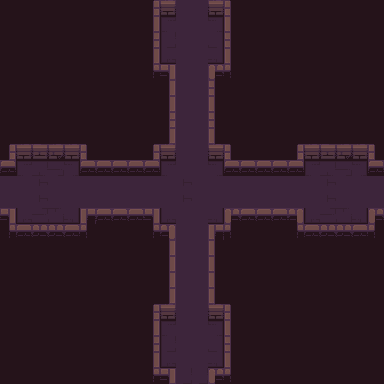

This game map was drawn from its Tiled (.tmx) file and the tilesets committed beside it. A one-line description and the full map source follow:
An orthogonal 24x24 tile map with 16x16 px tiles, 3 tile layers (background, road, wall), 1 hidden layer not drawn and 2 objects.

<map version="1.10" tiledversion="1.10.1" orientation="orthogonal" renderorder="right-down" width="24" height="24" tilewidth="16" tileheight="16" infinite="0" nextlayerid="6" nextobjectid="3">
 <tileset firstgid="1" source="Dungeon_Tileset.tsx" />
 <layer id="1" name="background" width="24" height="24">
  <data encoding="csv">
79,79,79,79,79,79,79,79,79,79,79,79,79,79,79,79,79,79,79,79,79,79,79,79,
79,79,79,79,79,79,79,79,79,79,79,79,79,79,79,79,79,79,79,79,79,79,79,79,
79,79,79,79,79,79,79,79,79,79,79,79,79,79,79,79,79,79,79,79,79,79,79,79,
79,79,79,79,79,79,79,79,79,79,79,79,79,79,79,79,79,79,79,79,79,79,79,79,
79,79,79,79,79,79,79,79,79,79,79,79,79,79,79,79,79,79,79,79,79,79,79,79,
79,79,79,79,79,79,79,79,79,79,79,79,79,79,79,79,79,79,79,79,79,79,79,79,
79,79,79,79,79,79,79,79,79,79,79,79,79,79,79,79,79,79,79,79,79,79,79,79,
79,79,79,79,79,79,79,79,79,79,79,79,79,79,79,79,79,79,79,79,79,79,79,79,
79,79,79,79,79,79,79,79,79,79,79,79,79,79,79,79,79,79,79,79,79,79,79,79,
79,79,79,79,79,79,79,79,79,79,79,79,79,79,79,79,79,79,79,79,79,79,79,79,
79,79,79,79,79,79,79,79,79,79,79,79,79,79,79,79,79,79,79,79,79,79,79,79,
79,79,79,79,79,79,79,79,79,79,79,79,79,79,79,79,79,79,79,79,79,79,79,79,
79,79,79,79,79,79,79,79,79,79,79,79,79,79,79,79,79,79,79,79,79,79,79,79,
79,79,79,79,79,79,79,79,79,79,79,79,79,79,79,79,79,79,79,79,79,79,79,79,
79,79,79,79,79,79,79,79,79,79,79,79,79,79,79,79,79,79,79,79,79,79,79,79,
79,79,79,79,79,79,79,79,79,79,79,79,79,79,79,79,79,79,79,79,79,79,79,79,
79,79,79,79,79,79,79,79,79,79,79,79,79,79,79,79,79,79,79,79,79,79,79,79,
79,79,79,79,79,79,79,79,79,79,79,79,79,79,79,79,79,79,79,79,79,79,79,79,
79,79,79,79,79,79,79,79,79,79,79,79,79,79,79,79,79,79,79,79,79,79,79,79,
79,79,79,79,79,79,79,79,79,79,79,79,79,79,79,79,79,79,79,79,79,79,79,79,
79,79,79,79,79,79,79,79,79,79,79,79,79,79,79,79,79,79,79,79,79,79,79,79,
79,79,79,79,79,79,79,79,79,79,79,79,79,79,79,79,79,79,79,79,79,79,79,79,
79,79,79,79,79,79,79,79,79,79,79,79,79,79,79,79,79,79,79,79,79,79,79,79,
79,79,79,79,79,79,79,79,79,79,79,79,79,79,79,79,79,79,79,79,79,79,79,79
</data>
 </layer>
 <layer id="2" name="road" width="24" height="24">
  <data encoding="csv">
0,0,0,0,0,0,0,0,0,0,0,24,24,0,0,0,0,0,0,0,0,0,0,0,
0,0,0,0,0,0,0,0,0,0,12,24,24,15,0,0,0,0,0,0,0,0,0,0,
0,0,0,0,0,0,0,0,0,0,22,24,24,25,0,0,0,0,0,0,0,0,0,0,
0,0,0,0,0,0,0,0,0,0,32,24,24,35,0,0,0,0,0,0,0,0,0,0,
0,0,0,0,0,0,0,0,0,0,0,19,19,0,0,0,0,0,0,0,0,0,0,0,
0,0,0,0,0,0,0,0,0,0,0,19,19,0,0,0,0,0,0,0,0,0,0,0,
0,0,0,0,0,0,0,0,0,0,0,19,19,0,0,0,0,0,0,0,0,0,0,0,
0,0,0,0,0,0,0,0,0,0,0,19,19,0,0,0,0,0,0,0,0,0,0,0,
0,0,0,0,0,0,0,0,0,0,0,19,19,0,0,0,0,0,0,0,0,0,0,0,
0,0,0,0,0,0,0,0,0,0,0,19,19,0,0,0,0,0,0,0,0,0,0,0,
0,12,13,14,15,0,0,0,0,0,12,24,24,15,0,0,0,0,0,12,13,14,15,0,
24,24,23,24,24,19,19,19,19,19,24,23,24,24,19,19,19,19,19,24,23,24,24,19,
24,24,23,24,24,19,19,19,19,19,24,23,24,24,19,19,19,19,19,24,23,24,24,19,
0,32,33,34,35,0,0,0,0,0,32,24,24,35,0,0,0,0,0,32,33,34,35,0,
0,0,0,0,0,0,0,0,0,0,0,19,19,0,0,0,0,0,0,0,0,0,0,0,
0,0,0,0,0,0,0,0,0,0,0,19,19,0,0,0,0,0,0,0,0,0,0,0,
0,0,0,0,0,0,0,0,0,0,0,19,19,0,0,0,0,0,0,0,0,0,0,0,
0,0,0,0,0,0,0,0,0,0,0,19,19,0,0,0,0,0,0,0,0,0,0,0,
0,0,0,0,0,0,0,0,0,0,0,19,19,0,0,0,0,0,0,0,0,0,0,0,
0,0,0,0,0,0,0,0,0,0,0,19,19,0,0,0,0,0,0,0,0,0,0,0,
0,0,0,0,0,0,0,0,0,0,12,24,24,15,0,0,0,0,0,0,0,0,0,0,
0,0,0,0,0,0,0,0,0,0,22,24,24,25,0,0,0,0,0,0,0,0,0,0,
0,0,0,0,0,0,0,0,0,0,32,24,24,35,0,0,0,0,0,0,0,0,0,0,
0,0,0,0,0,0,0,0,0,0,0,17,17,0,0,0,0,0,0,0,0,0,0,0
</data>
 </layer>
 <layer id="3" name="wall" width="24" height="24">
  <data encoding="csv">
0,0,0,0,0,0,0,0,0,1,2,0,0,5,6,0,0,0,0,0,0,0,0,0,
0,0,0,0,0,0,0,0,0,11,0,0,0,0,16,0,0,0,0,0,0,0,0,0,
0,0,0,0,0,0,0,0,0,21,0,0,0,0,26,0,0,0,0,0,0,0,0,0,
0,0,0,0,0,0,0,0,0,31,0,0,0,0,36,0,0,0,0,0,0,0,0,0,
0,0,0,0,0,0,0,0,0,41,54,0,0,55,46,0,0,0,0,0,0,0,0,0,
0,0,0,0,0,0,0,0,0,0,11,0,0,26,0,0,0,0,0,0,0,0,0,0,
0,0,0,0,0,0,0,0,0,0,11,0,0,16,0,0,0,0,0,0,0,0,0,0,
0,0,0,0,0,0,0,0,0,0,21,0,0,26,0,0,0,0,0,0,0,0,0,0,
0,0,0,0,0,0,0,0,0,0,31,0,0,36,0,0,0,0,0,0,0,0,0,0,
1,2,3,4,5,6,0,0,0,1,2,0,0,5,6,0,0,0,1,2,3,4,5,6,
42,0,0,0,0,42,42,42,42,42,0,0,0,0,42,42,42,42,42,0,0,0,0,42,
0,0,0,0,0,0,0,0,0,0,0,0,0,0,0,0,0,0,0,0,0,0,0,0,
0,0,0,0,0,0,0,0,0,0,0,0,0,0,0,0,0,0,0,0,0,0,0,0,
54,0,0,0,0,51,42,42,42,54,0,0,0,0,55,42,42,42,56,0,0,0,0,55,
41,42,43,44,45,46,0,0,0,41,56,0,0,51,46,0,0,0,41,42,43,44,45,46,
0,0,0,0,0,0,0,0,0,0,31,0,0,36,0,0,0,0,0,0,0,0,0,0,
0,0,0,0,0,0,0,0,0,0,31,0,0,36,0,0,0,0,0,0,0,0,0,0,
0,0,0,0,0,0,0,0,0,0,31,0,0,36,0,0,0,0,0,0,0,0,0,0,
0,0,0,0,0,0,0,0,0,0,31,0,0,36,0,0,0,0,0,0,0,0,0,0,
0,0,0,0,0,0,0,0,0,1,2,0,0,5,6,0,0,0,0,0,0,0,0,0,
0,0,0,0,0,0,0,0,0,11,0,0,0,0,16,0,0,0,0,0,0,0,0,0,
0,0,0,0,0,0,0,0,0,21,0,0,0,0,26,0,0,0,0,0,0,0,0,0,
0,0,0,0,0,0,0,0,0,31,0,0,0,0,36,0,0,0,0,0,0,0,0,0,
0,0,0,0,0,0,0,0,0,41,54,0,0,55,46,0,0,0,0,0,0,0,0,0
</data>
 </layer>
 <objectgroup id="5" name="object_layer">
  <object id="1" gid="24" x="162.135" y="351.082" width="16" height="16">
   <properties>
    <property name="npc" type="bool" value="true" />
    <property name="npc_id" type="int" value="10007" />
   </properties>
  </object>
  <object id="2" gid="24" x="207.129" y="46.667" width="16" height="16">
   <properties>
    <property name="npc" type="bool" value="true" />
    <property name="npc_id" type="int" value="10006" />
   </properties>
  </object>
 </objectgroup>
 <layer id="4" name="smog" width="24" height="24" visible="0">
  <data encoding="csv">
79,79,79,79,79,79,79,79,79,79,79,79,79,79,79,79,79,79,79,79,79,79,79,79,
79,79,79,79,79,79,79,79,79,79,79,79,79,79,79,79,79,79,79,79,79,79,79,79,
79,79,79,79,79,79,79,79,79,79,79,79,79,79,79,79,79,79,79,79,79,79,79,79,
79,79,79,79,79,79,79,79,79,79,79,79,79,79,79,79,79,79,79,79,79,79,79,79,
79,79,79,79,79,79,79,79,79,79,79,79,79,79,79,79,79,79,79,79,79,79,79,79,
79,79,79,79,79,79,79,79,79,79,79,79,79,79,79,79,79,79,79,79,79,79,79,79,
79,79,79,79,79,79,79,79,79,79,79,79,79,79,79,79,79,79,79,79,79,79,79,79,
79,79,79,79,79,79,79,79,79,79,79,79,79,79,79,79,79,79,79,79,79,79,79,79,
79,79,79,79,79,79,79,79,79,79,79,79,79,79,79,79,79,79,79,79,79,79,79,79,
79,79,79,79,79,79,79,79,79,79,79,79,79,79,79,79,79,79,79,79,79,79,79,79,
79,79,79,79,79,79,79,79,79,79,79,79,79,79,79,79,79,79,79,79,79,79,79,79,
79,79,79,79,79,79,79,79,79,79,79,79,79,79,79,79,79,79,79,79,79,79,79,79,
79,79,79,79,79,79,79,79,79,79,79,79,79,79,79,79,79,79,79,79,79,79,79,79,
79,79,79,79,79,79,79,79,79,79,79,79,79,79,79,79,79,79,79,79,79,79,79,79,
79,79,79,79,79,79,79,79,79,79,79,79,79,79,79,79,79,79,79,79,79,79,79,79,
79,79,79,79,79,79,79,79,79,79,79,79,79,79,79,79,79,79,79,79,79,79,79,79,
79,79,79,79,79,79,79,79,79,79,79,79,79,79,79,79,79,79,79,79,79,79,79,79,
79,79,79,79,79,79,79,79,79,79,79,79,79,79,79,79,79,79,79,79,79,79,79,79,
79,79,79,79,79,79,79,79,79,79,79,79,79,79,79,79,79,79,79,79,79,79,79,79,
79,79,79,79,79,79,79,79,79,79,79,79,79,79,79,79,79,79,79,79,79,79,79,79,
79,79,79,79,79,79,79,79,79,79,79,79,79,79,79,79,79,79,79,79,79,79,79,79,
79,79,79,79,79,79,79,79,79,79,79,79,79,79,79,79,79,79,79,79,79,79,79,79,
79,79,79,79,79,79,79,79,79,79,79,79,79,79,79,79,79,79,79,79,79,79,79,79,
79,79,79,79,79,79,79,79,79,79,79,79,79,79,79,79,79,79,79,79,79,79,79,79
</data>
 </layer>
</map>
